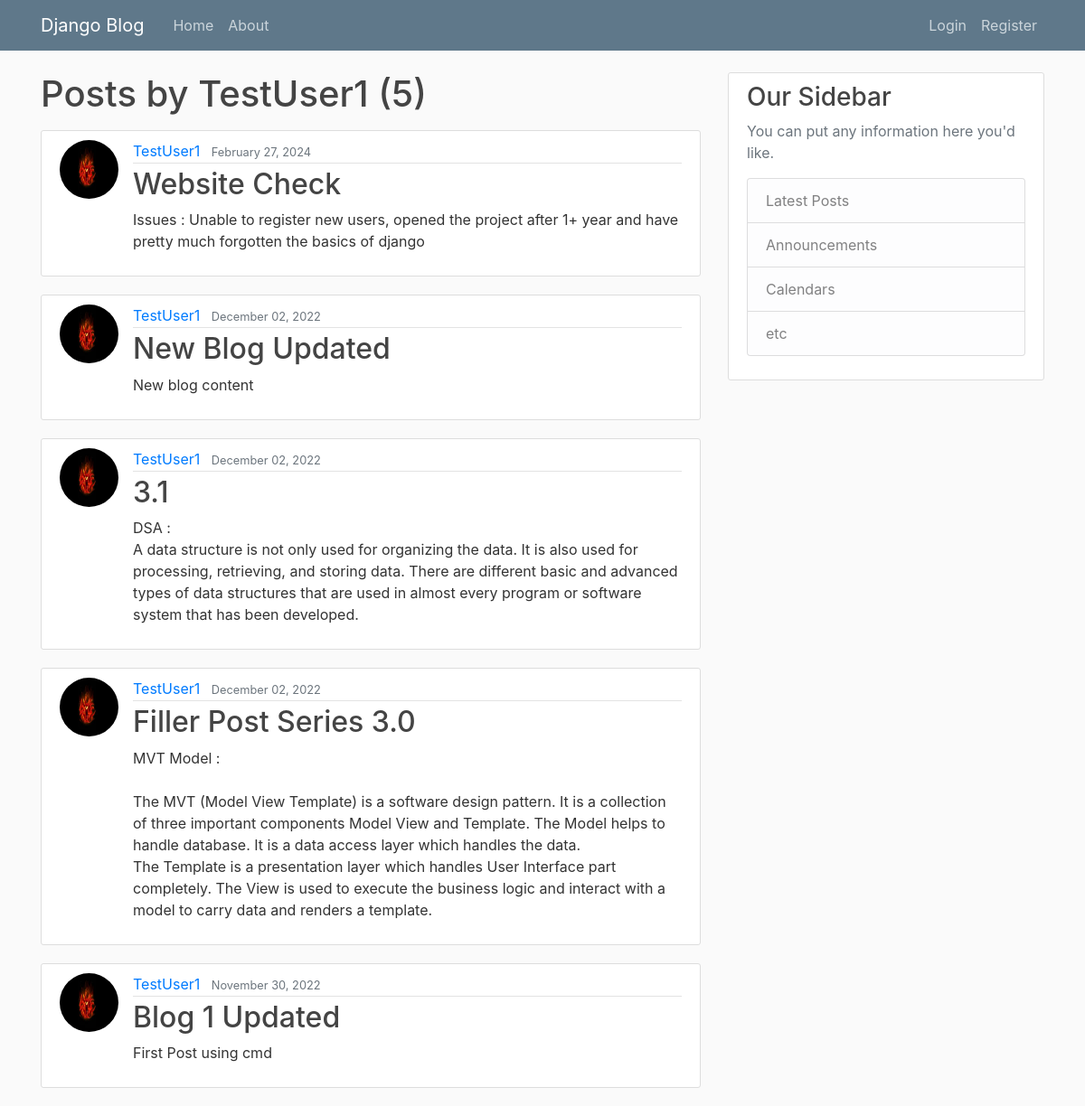
Page /user/TestUser1 on the committed database.
### project_blog/models.py (models this page shows, shortened)
class Post(models.Model):
    title=models.CharField(max_length=100)
    content=models.TextField()
    date_posted=models.DateTimeField(default=timezone.now)
    author=models.ForeignKey(User,on_delete=models.CASCADE)

### users/models.py (models this page shows, shortened)
class Profile(models.Model):
    user=models.OneToOneField(User,on_delete=models.CASCADE)
    image=models.ImageField(default='default.jpg', upload_to='profile_pics')

### project_blog/views.py (the view)
# urls.py: path('user/<str:username>', UserPostListView.as_view(),name='user_posts'),
class UserPostListView(ListView):
    model=Post
    template_name= 'project_blog/user_posts.html'
    context_object_name='posts'
    paginate_by= 5
    def get_queryset(self):
        user=get_object_or_404(User, username=self.kwargs.get('username'))
        return Post.objects.filter(author=user).order_by('-date_posted')

### project_blog/templates/project_blog/user_posts.html (shortened to what this page needs)
{% extends "project_blog/base.html" %}
{% block content %}
    <h1 class="mb-3">Posts by {{view.kwargs.username}} ({{ page_obj.paginator.count }})</h1>
    {% for post in posts %}
    <article class="media content-section">
      <img class="rounded-circle article-img" src="{{ post.author.profile.image.url }}">
        <div class="media-body">
          <div class="article-metadata">
            <a class="mr-2" href="{% url 'user_posts' post.author.username%}">{{ post.author }}</a>
            <small class="text-muted">{{ post.date_posted|date:"F d, Y" }}</small>
          </div>
          <h2><a class="article-title" href="{% url 'post_detail' post.id %}">{{ post.title }}</a></h2>
          <p class="article-content">{{ post.content }}</p>
        </div>
      </article>
    {% endfor %}
{% endblock content %}

### project_blog/static/project_blog/main.css (style rules this page uses)
body { background: #fafafa; color: #333333; margin-top: 5rem; }
h1, h2, h3, h4, h5, h6 { color: #444444; }
.content-section { background: #ffffff; padding: 10px 20px; border: 1px solid #dddddd; border-radius: 3px; margin-bottom: 20px; }
.article-title { color: #444444; }
.article-content { white-space: pre-line; }
.article-img { height: 65px; width: 65px; margin-right: 16px; }
.article-metadata { padding-bottom: 1px; margin-bottom: 4px; border-bottom: 1px solid #e3e3e3 }

### rows in the picture
Post: author.profile.image (picture), author "TestUser1", date_posted "February 27, 2024", title "Website Check", content "Issues : Unable to register new users, opened the project after 1+ year and have pretty much forgotten the basics of django"
Post: author.profile.image (picture), author "TestUser1", date_posted "December 02, 2022", title "New Blog Updated", content "New blog content"
Post: author.profile.image (picture), author "TestUser1", date_posted "December 02, 2022", title "3.1", content "DSA : A data structure is not only used for organizing the data. It is also used for processing, retrieving, and storing data. There are different basic and advanced types of data structures that are used in almost every program or software system that has been developed."
Post: author.profile.image (picture), author "TestUser1", date_posted "December 02, 2022", title "Filler Post Series 3.0", content "MVT Model : The MVT (Model View Template) is a software design pattern. It is a collection of three important components Model View and Template. The Model helps to handle database. It is a data access layer which handles the data. The Template is a presentation layer which handles User Interface part completely. The View is used to execute the business logic and interact with a model to carry data and renders a template."
Post: author.profile.image (picture), author "TestUser1", date_posted "November 30, 2022", title "Blog 1 Updated", content "First Post using cmd"

### other values in the picture
{{ view.kwargs.username }} "TestUser1"
{{ page_obj.paginator.count }} "5"
